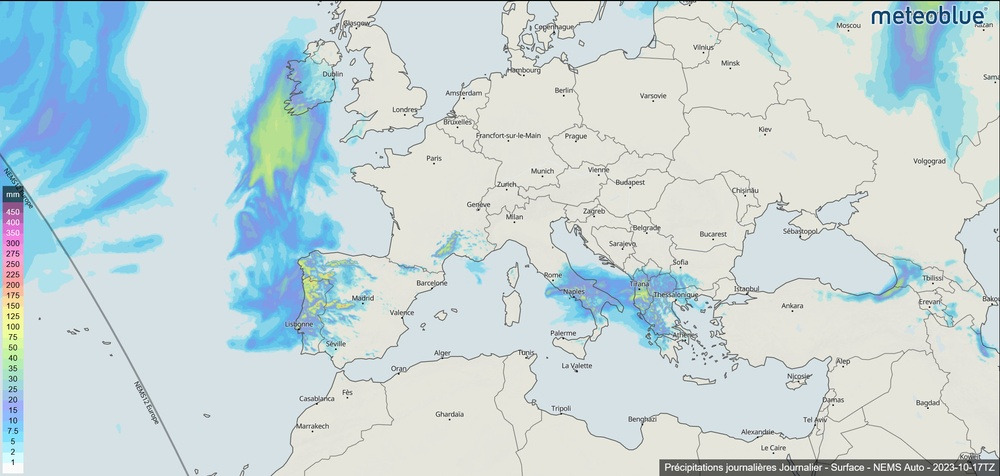
#> input picture data/precipitation.jpg, 1000 x 476 px, shrunk from 1920 x 913 before the run
$ python precipitation.py
#> lines starting #> are read from the running program, lines starting #| are printed output that depends on the picture; after the words box and inside, x2 and y2 are one past the last pixel; in counts of white or black regions, pixels touching at a corner belong together
#> in test, img is the input picture: shape (476, 1000, 3); mean B, G, R 217.5, 214.9, 198.9
import numpy as np
import cv2

def mask(img):
    ''' Function precipitation.mask.

    Detects regions of a picture whose precipitation rate is less than 1mm.

    Parameters:
        img (array_of_int): Picture from where low precipitation rates (< 1mm) are extracted.

    Returns:
        OutputArray (array_of_int): Mask of low precipitation rates.
    '''
    # Variables declaration
    img_hsv= cv2.cvtColor(img, cv2.COLOR_BGR2HSV)
#> img_hsv: shape (476, 1000, 3); mean H, S, V 68.5, 32.4, 222.5
    # Color range of precipitation
    lower_prec = (0, 0, 220)
    upper_prec = (50, 50, 255)
    # Mask (to select colors)
    mask = cv2.inRange(img_hsv, lower_prec, upper_prec)
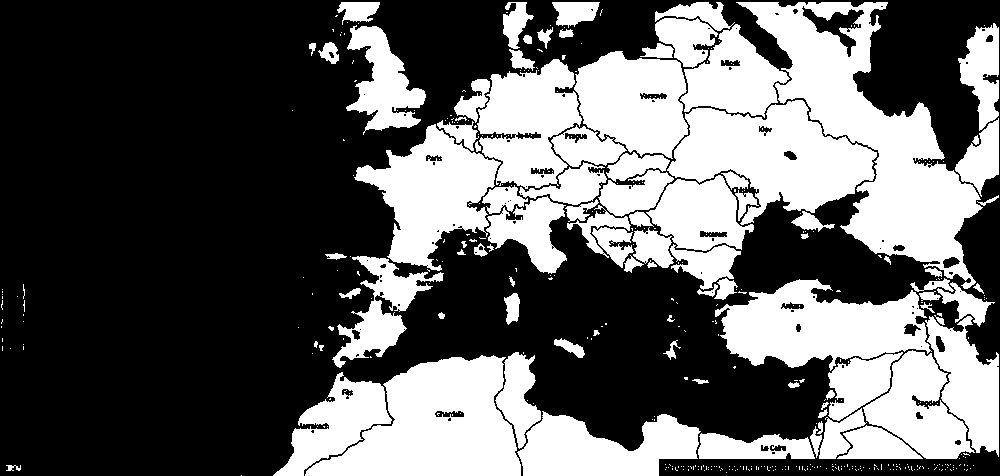
#> mask: shape (476, 1000); 37.9% white; 435 white regions (344 under 20 px), largest, box (x1, y1, x2, y2) and area: (736, 2, 983, 289) 23586, (305, 355, 521, 476) 15806, (667, 100, 877, 225) 14050
    # Opening (to reduce noise)
    kernel = np.ones((3, 3), np.uint8)   # structural element
    opening = cv2.morphologyEx(mask, cv2.MORPH_OPEN, kernel)
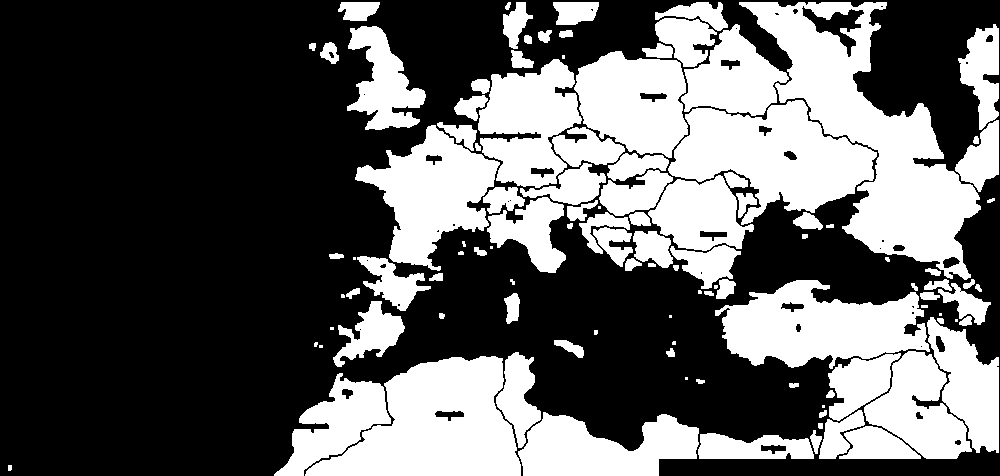
#> opening: shape (476, 1000); 37.3% white; 111 white regions (18 under 20 px), largest, box (x1, y1, x2, y2) and area: (739, 2, 981, 280) 23326, (305, 356, 521, 476) 15775, (668, 100, 877, 225) 13995
    return opening

def test():
    # Get the image
    img = cv2.imread('./data/precipitation.jpg')
    # Deal with the situation when the file is not found
    if type(img) == type(None):
        raise FileNotFoundError("<precipitation> file was not found.")
    # Apply the function "mask" on the image to create a mask
    result = mask(img)
    # Apply the mask obtained on the image and display the result
    cv2.imshow('Result', cv2.bitwise_and(img, img, mask=result))
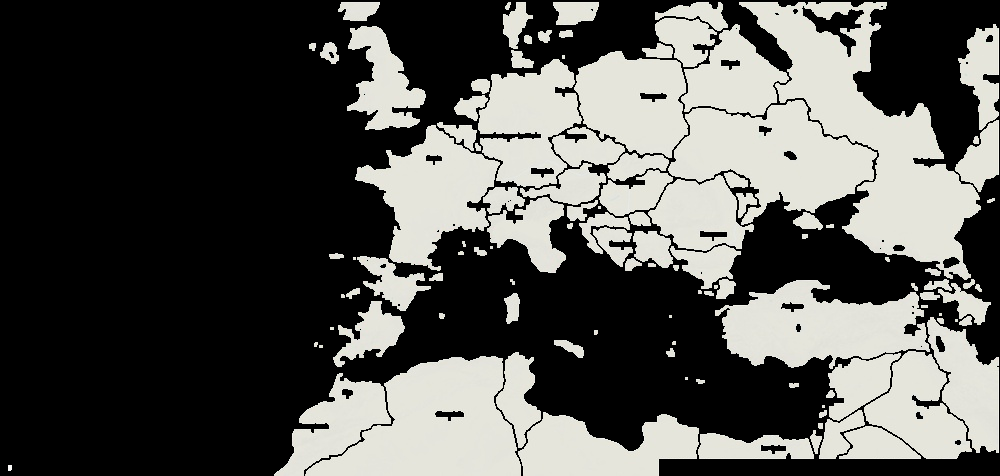
#> window 'Result': shape (476, 1000, 3); mean B, G, R 81.8, 85.2, 85.2
    cv2.waitKey(0)
    cv2.destroyAllWindows()

if __name__ == '__main__':
    test()
